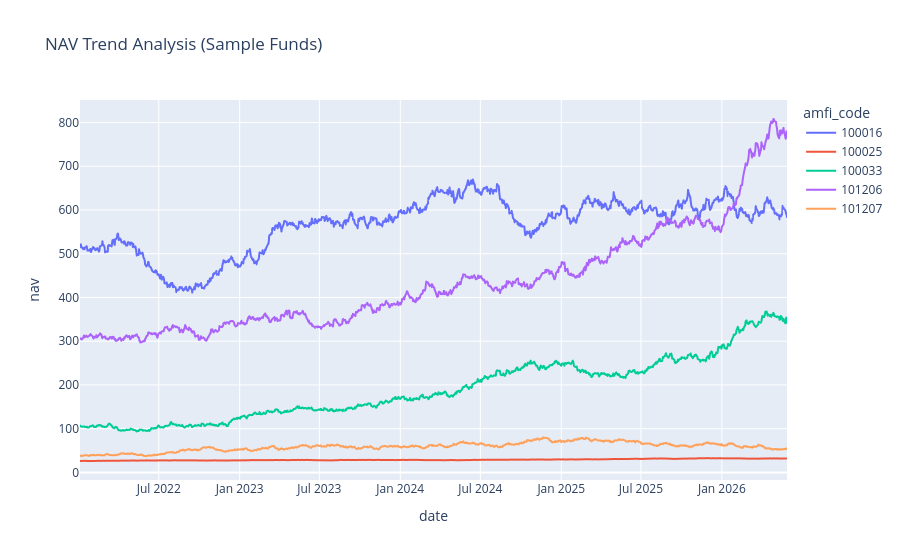

Notebook code for this chart:
### Code cell
nav_history["date"] = pd.to_datetime(nav_history["date"])

top_funds = nav_history["amfi_code"].unique()[:5]

nav_sample = nav_history[
    nav_history["amfi_code"].isin(top_funds)
]

fig = px.line(
    nav_sample,
    x="date",
    y="nav",
    color="amfi_code",
    title="NAV Trend Analysis (Sample Funds)"
)

fig.show()

### Figure 1 — Plotly figure (JSON) as saved in the notebook; plotly's stock layout.template omitted (floating-point values rounded to 4 significant figures; data arrays with more than 128 entries replaced by an {"elided": "..."} marker saying what was removed)
{"data": [{"hovertemplate": "amfi_code=100016<br>date=%{x}<br>nav=%{y}<extra></extra>", "legendgroup": "100016", "line": {"color": "#636efa", "dash": "solid"}, "marker": {"symbol": "circle"}, "mode": "lines", "name": "100016", "showlegend": true, "type": "scattergl", "x": {"elided": "1150 str values"}, "xaxis": "x", "y": {"elided": "1150 float values"}, "yaxis": "y"}, {"hovertemplate": "amfi_code=100025<br>date=%{x}<br>nav=%{y}<extra></extra>", "legendgroup": "100025", "line": {"color": "#EF553B", "dash": "solid"}, "marker": {"symbol": "circle"}, "mode": "lines", "name": "100025", "showlegend": true, "type": "scattergl", "x": {"elided": "1150 str values"}, "xaxis": "x", "y": {"elided": "1150 float values"}, "yaxis": "y"}, {"hovertemplate": "amfi_code=100033<br>date=%{x}<br>nav=%{y}<extra></extra>", "legendgroup": "100033", "line": {"color": "#00cc96", "dash": "solid"}, "marker": {"symbol": "circle"}, "mode": "lines", "name": "100033", "showlegend": true, "type": "scattergl", "x": {"elided": "1150 str values"}, "xaxis": "x", "y": {"elided": "1150 float values"}, "yaxis": "y"}, {"hovertemplate": "amfi_code=101206<br>date=%{x}<br>nav=%{y}<extra></extra>", "legendgroup": "101206", "line": {"color": "#ab63fa", "dash": "solid"}, "marker": {"symbol": "circle"}, "mode": "lines", "name": "101206", "showlegend": true, "type": "scattergl", "x": {"elided": "1150 str values"}, "xaxis": "x", "y": {"elided": "1150 float values"}, "yaxis": "y"}, {"hovertemplate": "amfi_code=101207<br>date=%{x}<br>nav=%{y}<extra></extra>", "legendgroup": "101207", "line": {"color": "#FFA15A", "dash": "solid"}, "marker": {"symbol": "circle"}, "mode": "lines", "name": "101207", "showlegend": true, "type": "scattergl", "x": {"elided": "1150 str values"}, "xaxis": "x", "y": {"elided": "1150 float values"}, "yaxis": "y"}], "layout": {"legend": {"title": {"text": "amfi_code"}, "tracegroupgap": 0}, "title": {"text": "NAV Trend Analysis (Sample Funds)"}, "xaxis": {"anchor": "y", "domain": [0, 1], "title": {"text": "date"}}, "yaxis": {"anchor": "x", "domain": [0, 1], "title": {"text": "nav"}}}}
